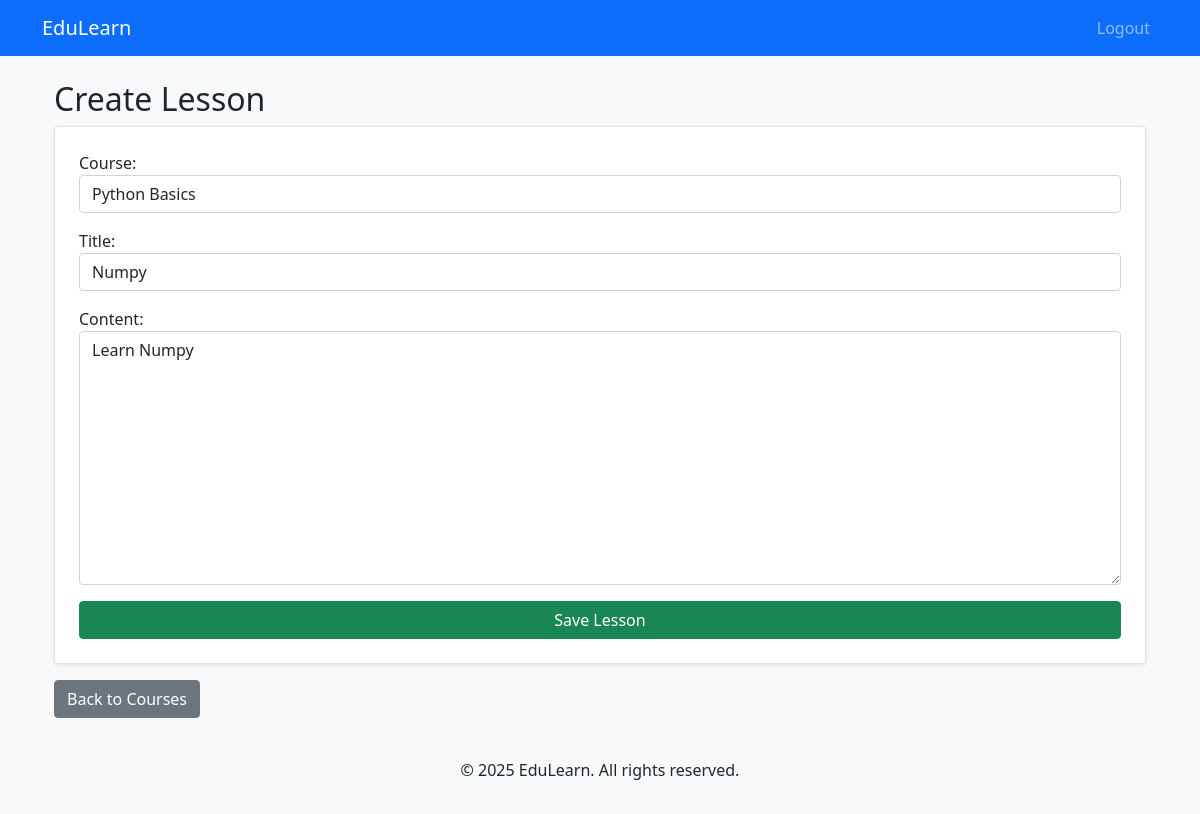
Screenshot of /courses/lesson/5/update/ (signed in) with the database file from the repository.
### courses/models.py (models this page shows, shortened)
class Lesson(models. Model):
    course = models. ForeignKey(Course, on_delete= models. CASCADE, related_name = 'lessons')
    title = models. CharField(max_length = 200)
    content = models. TextField()
    video_url = models.URLField(null=True, blank=True)
    completion_status = models.BooleanField(default=False)

class Course(models. Model):
    title = models. CharField(max_length = 200)
    description = models. TextField()
    duration = models.IntegerField(help_text = "Duration in hours")
    thumbnail = models.ImageField(upload_to = 'course_thumbnails/', null
    = True, blank = True)
    created_at = models.DateTimeField(auto_now_add=True)
    def __str__(self):
        return self.title

### courses/views.py (the view)
# urls.py: path('lesson/<int:lesson_id>/update/', lesson_update, name='lesson_update'),
@login_required
def lesson_update(request, lesson_id):
    lesson = get_object_or_404(Lesson, id=lesson_id)
    if request.method == "POST":
        form = LessonForm(request.POST, instance=lesson)
        if form.is_valid():
            form.save()
            messages.success(request, "Lesson updated successfully!")
            return redirect('course_list')
    else:
        form = LessonForm(instance=lesson)
    return render(request, 'courses/lesson_form.html', {'form': form})

### courses/forms.py
class LessonForm(forms.ModelForm):
    class Meta:
        model = Lesson
        fields = ['course', 'title', 'content']
        widgets = {
            'course': forms.Select(attrs={'class': 'form-control'}),
            'title': forms.TextInput(attrs={'class': 'form-control'}),
            'content': forms.Textarea(attrs={'class': 'form-control'}),
        }

### Templates/courses/lesson_form.html (shortened to what this page needs)
{% extends "courses/base.html" %}
{% block content %}
<div class="container mt-4">
    <h2>{{ lesson.id|default:"Create" }} Lesson</h2>
    <form method="post" class="p-4 border rounded bg-white shadow-sm">
        {{ form.as_p }}
        <button type="submit" class="btn btn-success w-100">Save Lesson</button>
    </form>
    <a href="{% url 'course_list' %}" class="btn btn-secondary mt-3">Back to Courses</a>
</div>
{% endblock %}

### Templates/courses/base.html (style rules this page uses)
body { background-color: #f8f9fa; }

### rows the page displays
Lesson: course "Python Basics", content "Learn Numpy"
Course: title "Numpy"

### other values shown
{{ lesson.id|default:"Create" }} "Create"
